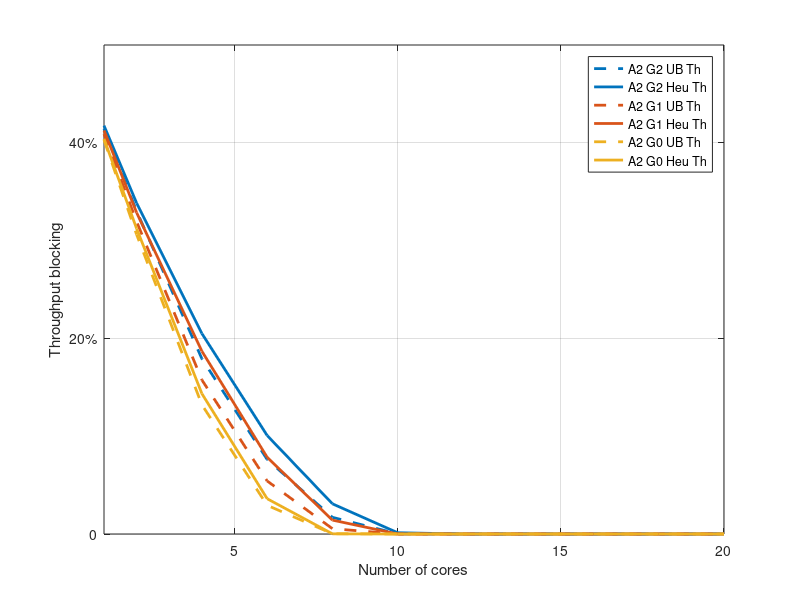
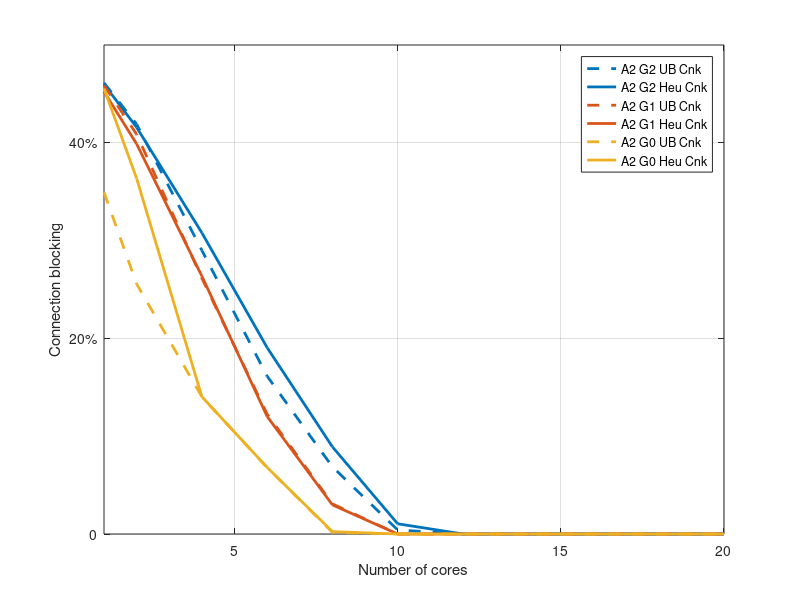

These charts were generated, in order, by the following MATLAB code:
clc;
close all;
clear;

load arch4Guard2beta100.mat
load arch4Guard1beta100.mat
load arch4Guard0beta100.mat
load arch2Guard2beta100.mat
load arch2Guard1beta100.mat
load arch2Guard0beta100.mat
corev = [1, 2, 4, 6, 8, 10, 12, 14, 16, 18, 20];

%% Plot connections
% colors: [0, 0.45, 0.74], [.85, .33, .1], [.93, .69, .13]
figure1 = figure;
axes1 = axes('Parent', figure1);
box(axes1, 'on')
hold(axes1, 'on')
grid(axes1, 'on')
h(1) = plot(corev,thpUbA2G2, '--', ...
    'displayname', 'A2 G2 UB Th', 'linewidth', 2, ...
    'color', [0, 0.45, 0.74]);
h(2) = plot(corev,thpHeA2G2, ...
    'displayname', 'A2 G2 Heu Th', 'linewidth', 2, ...
    'color', [0, 0.45, 0.74]);
h(3) = plot(corev,thpUbA2G1, '--', ...
    'displayname', 'A2 G1 UB Th', 'linewidth', 2, ...
    'color', [.85, .33, .1]);
h(4) = plot(corev,thpHeA2G1, ...
    'displayname', 'A2 G1 Heu Th', 'linewidth', 2, ...
    'color', [.85, .33, .1]);
h(5) = plot(corev,thpUbA2G0, '--', ...
    'displayname', 'A2 G0 UB Th', 'linewidth', 2, ...
    'color', [.93, .69, .13]);
h(6) = plot(corev,thpHeA2G0, ...
    'displayname', 'A2 G0 Heu Th', 'linewidth', 2, ...
    'color', [.93, .69, .13]);

legend(h(1:end), 'location', 'northeast')
xlabel('Number of cores')
ylabel('Throughput blocking')
xlim([1, 20])
ytick = get(axes1, 'ytick');
set(axes1, 'ytick', ytick(1:2:end));
set(axes1, 'yticklabel', {'0','20%','40%','60%','80%','100%'});
saveas(figure1, 'A2G0thp.jpg');

%% Plot throughput
figure2 = figure;
axes2 = axes('Parent', figure2);
box(axes2, 'on')
hold(axes2, 'on')
grid(axes2, 'on')

h(1) = plot(corev,cnkUbA2G2, '--', ...'marker', '^', ...
    'displayname', 'A2 G2 UB Cnk', 'linewidth', 2, ...
    'color', [0, 0.45, 0.74]);
h(2) = plot(corev,cnkHeA2G2, ...'marker', '^', ...
    'displayname', 'A2 G2 Heu Cnk', 'linewidth', 2, ...
    'color', [0, 0.45, 0.74]);
h(3) = plot(corev,cnkUbA2G1, '--', ...'marker', '^', ...
    'displayname', 'A2 G1 UB Cnk', 'linewidth', 2, ...
    'color', [.85, .33, .1]);
h(4) = plot(corev,cnkHeA2G1, ...'marker', '^', ...
    'displayname', 'A2 G1 Heu Cnk', 'linewidth', 2, ...
    'color', [.85, .33, .1]);
h(5) = plot(corev,cnkUbA2G0, '--', ...'marker', '^', ...
    'displayname', 'A2 G0 UB Cnk', 'linewidth', 2, ...
    'color', [.93, .69, .13]);
cnkHeA2G0(3:4) = cnkUbA2G0(3:4);
h(6) = plot(corev,cnkHeA2G0, ...'marker', '^', ...
    'displayname', 'A2 G0 Heu Cnk', 'linewidth', 2, ...
    'color', [.93, .69, .13]);

legend(h(1:end), 'location', 'northeast')
xlabel('Number of cores')
ylabel('Connection blocking')
xlim([1, 20])
ytick = get(axes2, 'ytick');
set(axes2, 'ytick', ytick(1:2:end));
set(axes2, 'yticklabel', {'0','20%','40%','60%','80%','100%'});
saveas(figure2, 'A2G0cnk.jpg');